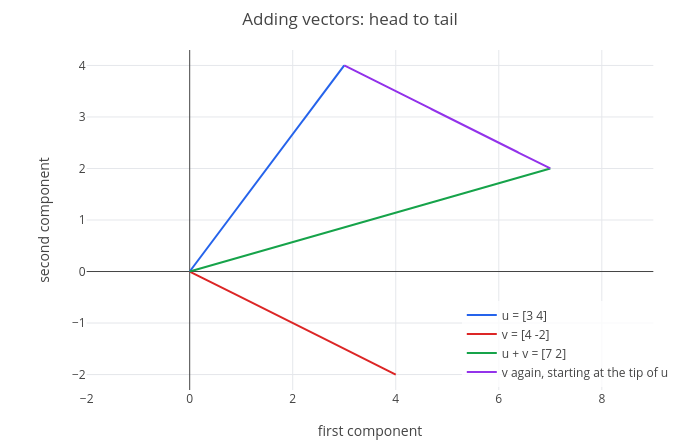

Here is the notebook cell this chart was saved with:
### Markdown cell above
The plot draws $u$, $v$ and $u + v$ as arrows from the origin. Each arrow is a straight segment
`parametric(s*a, s*b, s, 0, 1)`: the points $s\cdot[a\ b]$ for $s$ from 0 to 1. The axes are the two components.

### Code cell
p = show(parametric(3*s, 4*s, s, 0, 1), parametric(4*s, -2*s, s, 0, 1), parametric(7*s, 2*s, s, 0, 1), parametric(3 + 4*s, 4 - 2*s, s, 0, 1));
p = legend(p, "u = [3 4]", "v = [4 -2]", "u + v = [7 2]", "v again, starting at the tip of u");
labels(title(p, "Adding vectors: head to tail"), "first component", "second component")

### Figure 1 — Plotly figure (JSON) as saved in the notebook; plotly's stock layout.template omitted (floating-point values rounded to 4 significant figures; data arrays with more than 128 entries replaced by an {"elided": "..."} marker saying what was removed)
{"data": [{"line": {"color": "#2563eb", "width": 2}, "mode": "lines", "name": "u = [3 4]", "type": "scatter", "x": {"elided": "402 float values"}, "y": {"elided": "402 float values"}}, {"line": {"color": "#dc2626", "width": 2}, "mode": "lines", "name": "v = [4 -2]", "type": "scatter", "x": {"elided": "402 float values"}, "y": {"elided": "402 float values"}}, {"line": {"color": "#16a34a", "width": 2}, "mode": "lines", "name": "u + v = [7 2]", "type": "scatter", "x": {"elided": "402 float values"}, "y": {"elided": "402 float values"}}, {"line": {"color": "#9333ea", "width": 2}, "mode": "lines", "name": "v again, starting at the tip of u", "type": "scatter", "x": {"elided": "402 float values"}, "y": {"elided": "402 float values"}}], "layout": {"height": 440, "legend": {"bgcolor": "rgba(255,255,255,0.8)", "x": 0.99, "xanchor": "right", "y": 0.01, "yanchor": "bottom"}, "margin": {"b": 50, "l": 60, "r": 20, "t": 50}, "showlegend": true, "title": {"text": "Adding vectors: head to tail"}, "width": 700, "xaxis": {"constrain": "domain", "range": [-2, 9], "title": {"text": "first component"}, "zeroline": true}, "yaxis": {"constrain": "domain", "range": [-2.3, 4.3], "scaleanchor": "x", "scaleratio": 1, "title": {"text": "second component"}, "zeroline": true}}}
